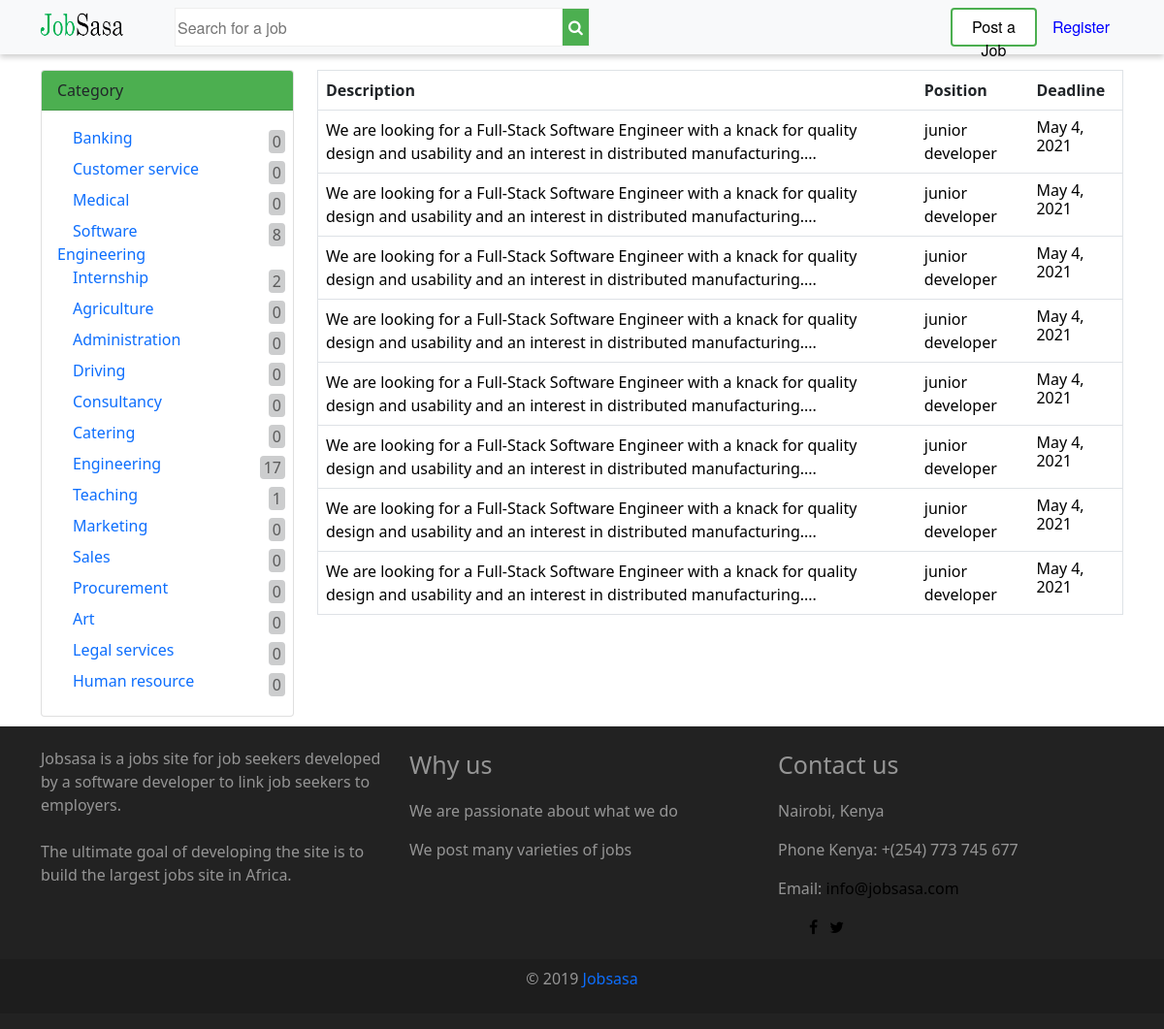
Page /category/software engineering on the committed database.
### blogapp/models.py (models this page shows, shortened)
class Job(models.Model):
    company = models.CharField(max_length=255)
    position = models.CharField(max_length=255)
    category = models.CharField(max_length=255, default='engineering')
    description = models.TextField()
    type = models.CharField(max_length=255)
    process= models.TextField()
    salary= models.DecimalField(max_digits=10, decimal_places=2, blank=True)
    dateposted= models.DateField(auto_now_add=True)
    deadline= models.DateField()
    paid = models.BooleanField(default=False)

### blogapp/views.py (the view)
# urls.py: path('category/<str:cats>', CategoryView, name="category"),
def CategoryView(request, cats):
    category_posts= Job.objects.filter(category= cats)
    cats1=cats.capitalize()
    query = request.GET.get('q')
    if query:
        return querycategory(request)
    else:
        dict = {'category_posts': category_posts}
        dict.update(querysidemenu(request))
        return render(request, 'category.html', dict)

### blogapp/templates/category.html (shortened to what this page needs)
{% extends 'base.html' %}
{% block content %}
<div class="container">
<div class="row">
<div class="col-lg-3">
<div class="card">
  <div class="card-header mobileheader">
      <span class="category mr-4"> Category </span>
  </div>
  <div class="card-body hide-on-mobile">
      <div class="row"> <div class="col-lg-10"> <a class="nav-link active hide-on-mobile link widthdm"style="display:inline;" aria-current="page" href="{% url 'category' 'banking' %}">Banking</a></div><span class="count py-1 px-1 col-lg-2" style="display:inline;"><a class="countbg" href="">{{ banking }}</a></span></div>
      <div class="row"> <div class="col-lg-10"> <a class="nav-link active hide-on-mobile link widthdm"style="display:inline;" aria-current="page" href="{% url 'category' 'customer service' %}">Customer service</a></div><span class="count py-1 px-1 col-lg-2" style="display:inline;"><a class="countbg" href="">{{ customerservice }}</a></span></div>
      <div class="row"> <div class="col-lg-10"> <a class="nav-link active hide-on-mobile link widthdm"style="display:inline;" aria-current="page" href="{% url 'category' 'medical' %}">Medical</a></div><span class="count py-1 px-1 col-lg-2" style="display:inline;"><a class="countbg" href="">{{ medical }}</a></span></div>
      <div class="row"> <div class="col-lg-10"> <a class="nav-link active hide-on-mobile link widthdm"style="display:inline;" aria-current="page" href="{% url 'category' 'software engineering' %}">Software Engineering</a></div><span class="count py-1 px-1 col-lg-2" style="display:inline;"><a class="countbg" href="">{{ softwareengineering }}</a></span></div>
      <div class="row"> <div class="col-lg-10"> <a class="nav-link active hide-on-mobile link widthdm"style="display:inline;" aria-current="page" href="{% url 'category' 'internship' %}">Internship</a></div><span class="count py-1 px-1 col-lg-2" style="display:inline;"><a class="countbg" href="">{{ internship }}</a></span></div>
      <div class="row"> <div class="col-lg-10"> <a class="nav-link active hide-on-mobile link widthdm"style="display:inline;" aria-current="page" href="{% url 'category' 'agriculture' %}">Agriculture</a></div><span class="count py-1 px-1 col-lg-2" style="display:inline;"><a class="countbg" href="">{{ agriculture }}</a></span></div>
      <div class="row"> <div class="col-lg-10"> <a class="nav-link active hide-on-mobile link widthdm"style="display:inline;" aria-current="page" href="{% url 'category' 'administration' %}">Administration</a></div><span class="count py-1 px-1 col-lg-2" style="display:inline;"><a class="countbg" href="">{{ administration }}</a></span></div>
      <div class="row"> <div class="col-lg-10"> <a class="nav-link active hide-on-mobile link widthdm"style="display:inline;" aria-current="page" href="{% url 'category' 'driving' %}">Driving</a></div><span class="count py-1 px-1 col-lg-2" style="display:inline;"><a class="countbg" href="">{{ driving }}</a></span></div>
      <div class="row"> <div class="col-lg-10"> <a class="nav-link active hide-on-mobile link widthdm"style="display:inline;" aria-current="page" href="{% url 'category' 'consultancy' %}">Consultancy</a></div><span class="count py-1 px-1 col-lg-2" style="display:inline;"><a class="countbg" href="">{{ consultancy }}</a></span></div>
      <div class="row"> <div class="col-lg-10"> <a class="nav-link active hide-on-mobile link widthdm"style="display:inline;" aria-current="page" href="{% url 'category' 'catering' %}">Catering</a></div><span class="count py-1 px-1 col-lg-2" style="display:inline;"><a class="countbg" href="">{{ catering }}</a></span></div>
      <div class="row"> <div class="col-lg-10"> <a class="nav-link active hide-on-mobile link widthdm"style="display:inline;" aria-current="page" href="{% url 'category' 'engineering' %}">Engineering</a></div><span class="count py-1 px-1 col-lg-2" style="display:inline;"><a class="countbg" href="">{{ engineering }}</a></span></div>
      <div class="row"> <div class="col-lg-10"> <a class="nav-link active hide-on-mobile link widthdm"style="display:inline;" aria-current="page" href="{% url 'category' 'teaching' %}">Teaching</a></div><span class="count py-1 px-1 col-lg-2" style="display:inline;"><a class="countbg" href="">{{ teaching }}</a></span></div>
      <div class="row"> <div class="col-lg-10"> <a class="nav-link active hide-on-mobile link widthdm"style="display:inline;" aria-current="page" href="{% url 'category' 'marketing' %}">Marketing</a></div><span class="count py-1 px-1 col-lg-2" style="display:inline;"><a class="countbg" href="">{{ marketing }}</a></span></div>
      <div class="row"> <div class="col-lg-10"> <a class="nav-link active hide-on-mobile link widthdm"style="display:inline;" aria-current="page" href="{% url 'category' 'sales' %}">Sales</a></div><span class="count py-1 px-1 col-lg-2" style="display:inline;"><a class="countbg" href="">{{ sales }}</a></span></div>
      <div class="row"> <div class="col-lg-10"> <a class="nav-link active hide-on-mobile link widthdm"style="display:inline;" aria-current="page" href="{% url 'category' 'procurement' %}">Procurement</a></div><span class="count py-1 px-1 col-lg-2" style="display:inline;"><a class="countbg" href="">{{ procurement }}</a></span></div>
      <div class="row"> <div class="col-lg-10"> <a class="nav-link active hide-on-mobile link widthdm"style="display:inline;" aria-current="page" href="{% url 'category' 'art' %}">Art</a></div><span class="count py-1 px-1 col-lg-2" style="display:inline;"><a class="countbg" href="">{{ art }}</a></span></div>
      <div class="row"> <div class="col-lg-10"> <a class="nav-link active hide-on-mobile link widthdm"style="display:inline;" aria-current="page" href="{% url 'category' 'legal services' %}">Legal services</a></div><span class="count py-1 px-1 col-lg-2" style="display:inline;"><a class="countbg" href="">{{ legal }}</a></span></div>
      <div class="row"> <div class="col-lg-10"> <a class="nav-link active hide-on-mobile link widthdm"style="display:inline;" aria-current="page" href="{% url 'category' 'human resource' %}">Human resource</a></div><span class="count py-1 px-1 col-lg-2" style="display:inline;"><a class="countbg" href="">{{ humanresource }}</a></span></div>
  </div>
</div>
</div>
<div class="col-lg-9 content">
    {% if category_posts %}
    <table class="table table-bordered">
  <thead>
    <tr>
      <th scope="col" class="hide">Description</th>
      <th scope="col" class="hide">Position</th>
      <th scope="col" > <d>Deadline</d></th>
    </tr>
  </thead>
    {% for post1 in category_posts %}
  <tbody>
    <tr>
        <td><a class="" style="display:inline;" href="{% url 'postdetail' post1.pk %}" class="txt">{{ post1.description|slice:":200" }}...</a></td>
      <td class="hide1">
          <a class="" style="display:inline;" href="{% url 'postdetail' post1.pk %}" class="txt">{{ post1.position }}</a></td>
        <td class="hide1"><a class="" style="display:inline;" href="{% url 'postdetail' post1.pk %}" class="txt"><h6>{{ post1.deadline }}</h6></a></td>
    </tr>
{% endfor %}
  {% else %}
    <p>Category didn't return any results</p>
    {% endif %}
  </tbody>
</table>
</div>
</div>
</div>
    {% endblock %}

### blogapp/static/css/style.css (style rules this page uses)
.card { margin-bottom:10px; }
a { text-decoration:none; color:black; }
.card-header { background-color: #4CAF50; }
.hide1 { border-left: hidden; }
.hide { border-right: hidden; }
.count { border-radius: .25rem; padding-left:2px; padding-right:2px; padding-top:0px; padding-bottom:0px; display:inline; }
.countbg { float:right; background-color:#cccdce; color: #5a5a5a!important; margin-top:0; border-radius: .25rem; padding-left:4px; padding-right:4px; }
.widthdm { display:inline; }

### rows in the picture
Job: description "We are looking for a Full-Stack Software Engineer with a knack for quality design and usability and an interest in distributed manufacturing.", position "junior developer", deadline "May 4, 2021"
Job: description "We are looking for a Full-Stack Software Engineer with a knack for quality design and usability and an interest in distributed manufacturing.", position "junior developer", deadline "May 4, 2021"
Job: description "We are looking for a Full-Stack Software Engineer with a knack for quality design and usability and an interest in distributed manufacturing.", position "junior developer", deadline "May 4, 2021"
Job: description "We are looking for a Full-Stack Software Engineer with a knack for quality design and usability and an interest in distributed manufacturing.", position "junior developer", deadline "May 4, 2021"
Job: description "We are looking for a Full-Stack Software Engineer with a knack for quality design and usability and an interest in distributed manufacturing.", position "junior developer", deadline "May 4, 2021"
Job: description "We are looking for a Full-Stack Software Engineer with a knack for quality design and usability and an interest in distributed manufacturing.", position "junior developer", deadline "May 4, 2021"
Job: description "We are looking for a Full-Stack Software Engineer with a knack for quality design and usability and an interest in distributed manufacturing.", position "junior developer", deadline "May 4, 2021"
Job: description "We are looking for a Full-Stack Software Engineer with a knack for quality design and usability and an interest in distributed manufacturing.", position "junior developer", deadline "May 4, 2021"

### other values in the picture
{{ banking }} "0"
{{ customerservice }} "0"
{{ medical }} "0"
{{ softwareengineering }} "8"
{{ internship }} "2"
{{ agriculture }} "0"
{{ administration }} "0"
{{ driving }} "0"
{{ consultancy }} "0"
{{ catering }} "0"
{{ engineering }} "17"
{{ teaching }} "1"
{{ marketing }} "0"
{{ sales }} "0"
{{ procurement }} "0"
